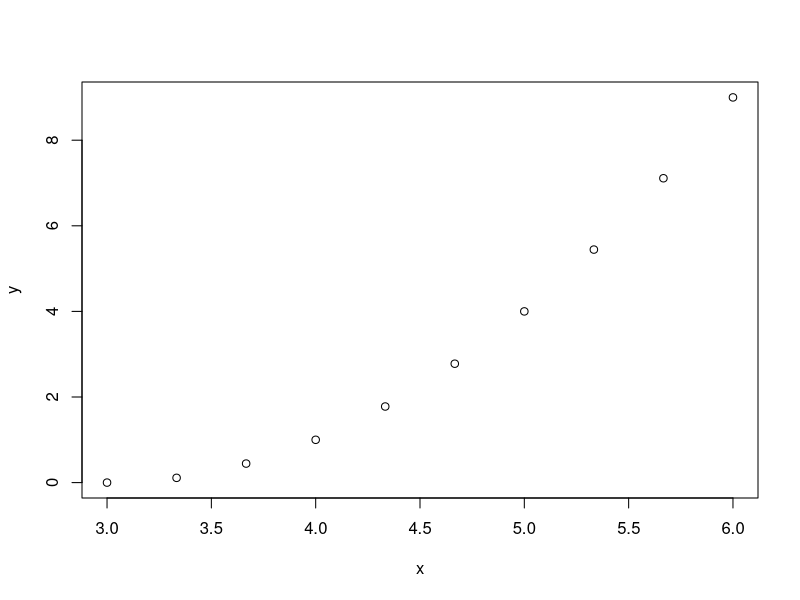

The R source for this figure:

# Zestaw zadan 2



#2.9 approxinvert

approxinvert <- function(f, y, a, b, k=100)
{
  stopifnot(b > a, k > 2) #i reszta warunkow
  
  x <- seq(a, b, len=k)
  fx <- f(x)
  approx_invert_f <- approxfun(fx, x)
  approx_invert_f(y)
  
}

f <- function(x) (x-3)^2
a <- 3
b <- 6
x <- seq(3,6,length.out=10)
y <- f(x)
approxinvert(f,y,a,b)
plot(x,y)
